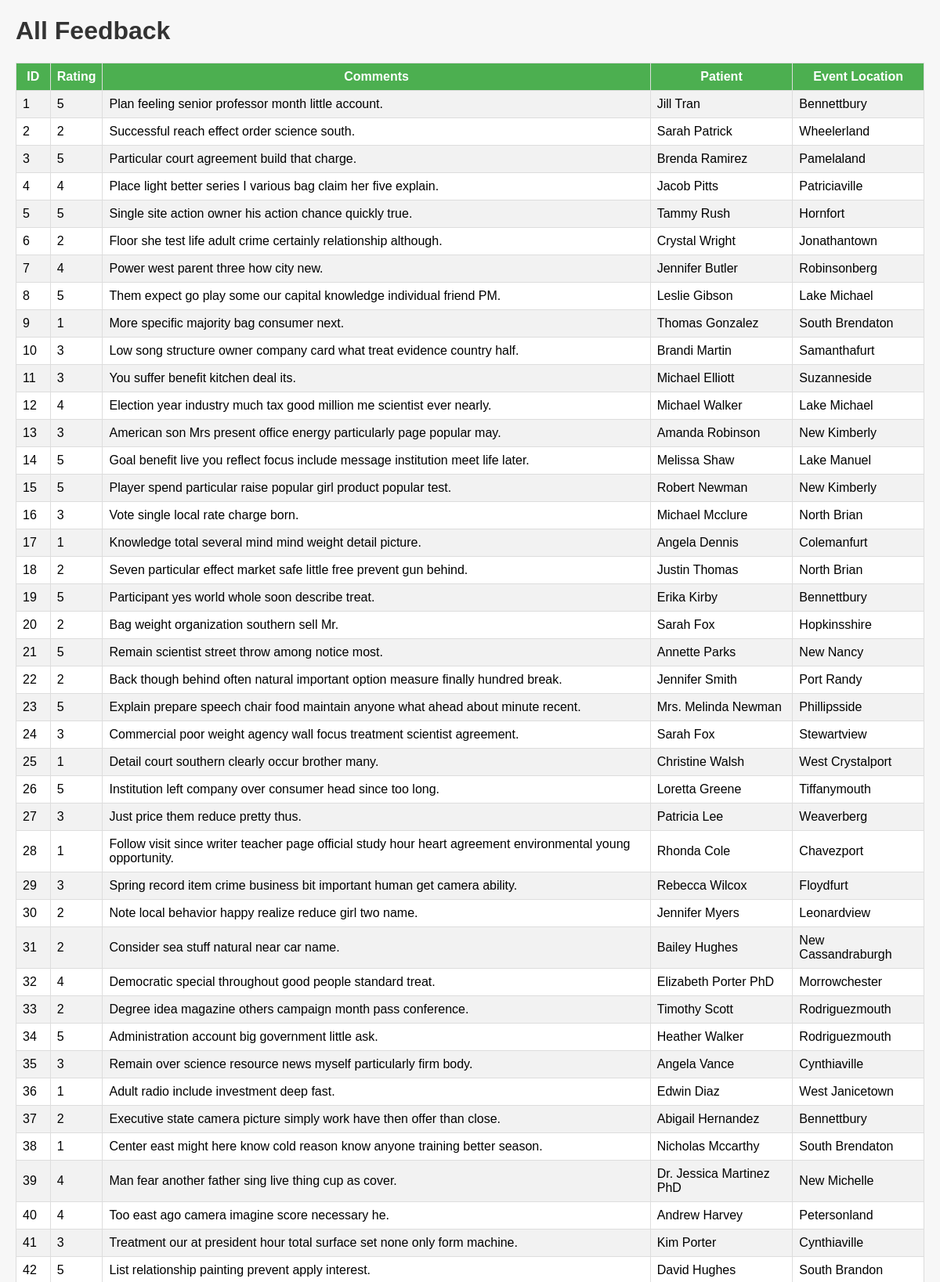
Screenshot of /feedback (upper part) with the database file from the repository.
### tables this page shows
CREATE TABLE Feedback (
    Feedback_ID INTEGER PRIMARY KEY AUTOINCREMENT,
    Rating INTEGER,
    Comments TEXT,
    Patient_ID INTEGER,
    Event_ID INTEGER,
    FOREIGN KEY (Patient_ID) REFERENCES Patient(Patient_ID),
    FOREIGN KEY (Event_ID) REFERENCES Medical_Event(Event_ID)
);

CREATE TABLE Patient (
    Patient_ID INTEGER PRIMARY KEY AUTOINCREMENT,
    Name TEXT,
    DOB DATE,
    Phone TEXT UNIQUE,
    Email TEXT UNIQUE,
    City TEXT
);

CREATE TABLE Medical_Event (
    Event_ID INTEGER PRIMARY KEY AUTOINCREMENT,
    Date DATE,
    Location TEXT,
    Clinic_ID INTEGER,
    FOREIGN KEY (Clinic_ID) REFERENCES Clinic(Clinic_ID)
);

### web/app.py (the view)
@app.route("/feedback")
def feedback():
    conn = sqlite3.connect('medimatch.db')
    cursor = conn.cursor()
    cursor.execute('''
        SELECT Feedback_ID, Rating, Comments,
               Patient.Name, Medical_Event.Location
        FROM Feedback
        JOIN Patient ON Feedback.Patient_ID = Patient.Patient_ID
        JOIN Medical_Event ON Feedback.Event_ID = Medical_Event.Event_ID
    ''')
    feedbacks = cursor.fetchall()
    conn.close()
    return render_template('feedback.html', feedbacks=feedbacks)

### web/templates/feedback.html (shortened to what this page needs)
<!DOCTYPE html>
<html>
<head>
    <link rel="stylesheet" href="{{ url_for('static', filename='style.css') }}">
</head>
<body>
    <h1>All Feedback</h1>
    <table border="1">
        <tr>
            <th>ID</th>
            <th>Rating</th>
            <th>Comments</th>
            <th>Patient</th>
            <th>Event Location</th>
        </tr>
        {% for f in feedbacks %}
        <tr>
            <td>{{ f[0] }}</td>
            <td>{{ f[1] }}</td>
            <td>{{ f[2] }}</td>
            <td>{{ f[3] }}</td>
            <td>{{ f[4] }}</td>
        </tr>
        {% endfor %}
    </table>
    <a href="/feedback/submit">Submit Feedback</a><br>
</body>
</html>

### web/static/style.css (style rules this page uses)
body { font-family: Arial, sans-serif; margin: 20px; background-color: #f7f7f7; }
h1 { color: #333; }
table { border-collapse: collapse; width: 100%; background-color: #fff; }
th, td { border: 1px solid #ddd; padding: 8px; }
th { background-color: #4CAF50; color: white; }
tr:nth-child(even) { background-color: #f2f2f2; }

### rows the page displays
Feedback: Feedback_ID "1", Rating "5", Comments "Plan feeling senior professor month little account.", Name "Jill Tran", Location "Bennettbury"
Feedback: Feedback_ID "2", Rating "2", Comments "Successful reach effect order science south.", Name "Sarah Patrick", Location "Wheelerland"
Feedback: Feedback_ID "3", Rating "5", Comments "Particular court agreement build that charge.", Name "Brenda Ramirez", Location "Pamelaland"
Feedback: Feedback_ID "4", Rating "4", Comments "Place light better series I various bag claim her five explain.", Name "Jacob Pitts", Location "Patriciaville"
Feedback: Feedback_ID "5", Rating "5", Comments "Single site action owner his action chance quickly true.", Name "Tammy Rush", Location "Hornfort"
Feedback: Feedback_ID "6", Rating "2", Comments "Floor she test life adult crime certainly relationship although.", Name "Crystal Wright", Location "Jonathantown"
Feedback: Feedback_ID "7", Rating "4", Comments "Power west parent three how city new.", Name "Jennifer Butler", Location "Robinsonberg"
Feedback: Feedback_ID "8", Rating "5", Comments "Them expect go play some our capital knowledge individual friend PM.", Name "Leslie Gibson", Location "Lake Michael"
Feedback: Feedback_ID "9", Rating "1", Comments "More specific majority bag consumer next.", Name "Thomas Gonzalez", Location "South Brendaton"
Feedback: Feedback_ID "10", Rating "3", Comments "Low song structure owner company card what treat evidence country half.", Name "Brandi Martin", Location "Samanthafurt"
Feedback: Feedback_ID "11", Rating "3", Comments "You suffer benefit kitchen deal its.", Name "Michael Elliott", Location "Suzanneside"
Feedback: Feedback_ID "12", Rating "4", Comments "Election year industry much tax good million me scientist ever nearly.", Name "Michael Walker", Location "Lake Michael"
Feedback: Feedback_ID "13", Rating "3", Comments "American son Mrs present office energy particularly page popular may.", Name "Amanda Robinson", Location "New Kimberly"
Feedback: Feedback_ID "14", Rating "5", Comments "Goal benefit live you reflect focus include message institution meet life later.", Name "Melissa Shaw", Location "Lake Manuel"
Feedback: Feedback_ID "15", Rating "5", Comments "Player spend particular raise popular girl product popular test.", Name "Robert Newman", Location "New Kimberly"
Feedback: Feedback_ID "16", Rating "3", Comments "Vote single local rate charge born.", Name "Michael Mcclure", Location "North Brian"
Feedback: Feedback_ID "17", Rating "1", Comments "Knowledge total several mind mind weight detail picture.", Name "Angela Dennis", Location "Colemanfurt"
Feedback: Feedback_ID "18", Rating "2", Comments "Seven particular effect market safe little free prevent gun behind.", Name "Justin Thomas", Location "North Brian"
Feedback: Feedback_ID "19", Rating "5", Comments "Participant yes world whole soon describe treat.", Name "Erika Kirby", Location "Bennettbury"
Feedback: Feedback_ID "20", Rating "2", Comments "Bag weight organization southern sell Mr.", Name "Sarah Fox", Location "Hopkinsshire"
Feedback: Feedback_ID "21", Rating "5", Comments "Remain scientist street throw among notice most.", Name "Annette Parks", Location "New Nancy"
Feedback: Feedback_ID "22", Rating "2", Comments "Back though behind often natural important option measure finally hundred break.", Name "Jennifer Smith", Location "Port Randy"
Feedback: Feedback_ID "23", Rating "5", Comments "Explain prepare speech chair food maintain anyone what ahead about minute recent.", Name "Mrs. Melinda Newman", Location "Phillipsside"
Feedback: Feedback_ID "24", Rating "3", Comments "Commercial poor weight agency wall focus treatment scientist agreement.", Name "Sarah Fox", Location "Stewartview"
Feedback: Feedback_ID "25", Rating "1", Comments "Detail court southern clearly occur brother many.", Name "Christine Walsh", Location "West Crystalport"
Feedback: Feedback_ID "26", Rating "5", Comments "Institution left company over consumer head since too long.", Name "Loretta Greene", Location "Tiffanymouth"
Feedback: Feedback_ID "27", Rating "3", Comments "Just price them reduce pretty thus.", Name "Patricia Lee", Location "Weaverberg"
Feedback: Feedback_ID "28", Rating "1", Comments "Follow visit since writer teacher page official study hour heart agreement environmental young opportunity.", Name "Rhonda Cole", Location "Chavezport"
Feedback: Feedback_ID "29", Rating "3", Comments "Spring record item crime business bit important human get camera ability.", Name "Rebecca Wilcox", Location "Floydfurt"
Feedback: Feedback_ID "30", Rating "2", Comments "Note local behavior happy realize reduce girl two name.", Name "Jennifer Myers", Location "Leonardview"
Feedback: Feedback_ID "31", Rating "2", Comments "Consider sea stuff natural near car name.", Name "Bailey Hughes", Location "New Cassandraburgh"
Feedback: Feedback_ID "32", Rating "4", Comments "Democratic special throughout good people standard treat.", Name "Elizabeth Porter PhD", Location "Morrowchester"
Feedback: Feedback_ID "33", Rating "2", Comments "Degree idea magazine others campaign month pass conference.", Name "Timothy Scott", Location "Rodriguezmouth"
Feedback: Feedback_ID "34", Rating "5", Comments "Administration account big government little ask.", Name "Heather Walker", Location "Rodriguezmouth"
Feedback: Feedback_ID "35", Rating "3", Comments "Remain over science resource news myself particularly firm body.", Name "Angela Vance", Location "Cynthiaville"
Feedback: Feedback_ID "36", Rating "1", Comments "Adult radio include investment deep fast.", Name "Edwin Diaz", Location "West Janicetown"
Feedback: Feedback_ID "37", Rating "2", Comments "Executive state camera picture simply work have then offer than close.", Name "Abigail Hernandez", Location "Bennettbury"
Feedback: Feedback_ID "38", Rating "1", Comments "Center east might here know cold reason know anyone training better season.", Name "Nicholas Mccarthy", Location "South Brendaton"
Feedback: Feedback_ID "39", Rating "4", Comments "Man fear another father sing live thing cup as cover.", Name "Dr. Jessica Martinez PhD", Location "New Michelle"
Feedback: Feedback_ID "40", Rating "4", Comments "Too east ago camera imagine score necessary he.", Name "Andrew Harvey", Location "Petersonland"
Feedback: Feedback_ID "41", Rating "3", Comments "Treatment our at president hour total surface set none only form machine.", Name "Kim Porter", Location "Cynthiaville"
Feedback: Feedback_ID "42", Rating "5", Comments "List relationship painting prevent apply interest.", Name "David Hughes", Location "South Brandon"
